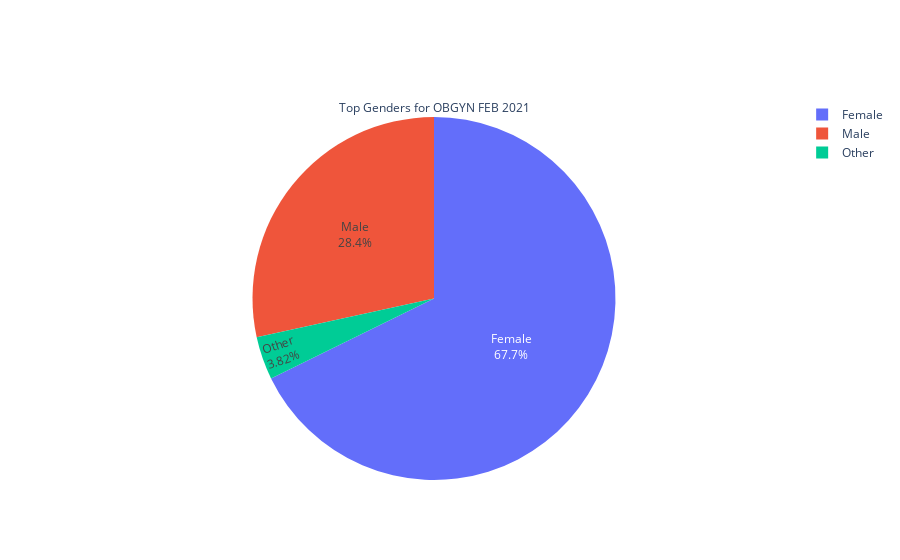

Notebook code cell kept with this figure:
### Code cell
df = pd.read_csv('Professional_output_ex.csv')
genders = dict(df['PatientGender'].value_counts())
fig = go.Figure(data=[go.Pie(labels=list(genders.keys()), values=list(genders.values()))])
fig.update_traces(textposition='inside', textinfo='percent+label', title = "Top Genders for OBGYN FEB 2021")
fig.write_html('OB_gender_plot.html')
imgplot = plt.imshow(mpimg.imread('OB_gender_plot.png'))
plt.show()
fig.show()

### Figure 1 — Plotly figure (JSON) as saved in the notebook; plotly's stock layout.template omitted (floating-point values rounded to 4 significant figures)
{"data": [{"labels": ["Female", "Male", "Other"], "textinfo": "percent+label", "textposition": "inside", "title": {"text": "Top Genders for OBGYN FEB 2021"}, "type": "pie", "values": [20355, 8543, 1148]}], "layout": {}}
